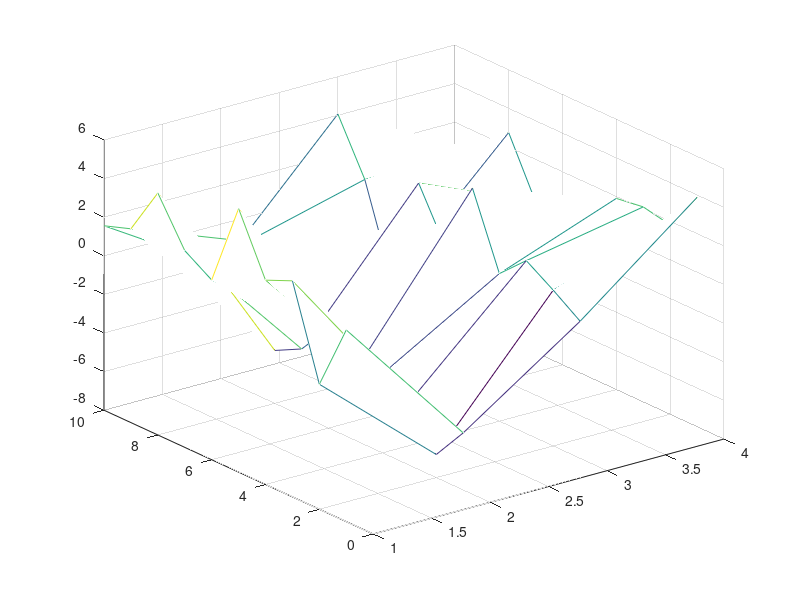

Source code (MATLAB):
x = 10;

for n = 1:10 %does something 10 times
    x=x+1
end

f=12;

while x < 25 %while x is less than 25, it'll continue running it
    x=x+1
end

%question 3

j=[2 4 7 9];

for n =  1:10
    j =j+1; %adds 1 to each number in our vector
end

while rand <.9
    j=j+1;
end

%question 4
t=0;
v = rand(1,6);

v = v/sum(v)

%sum(v)

while max(v) < 0.95
    t=t+1;
    v=v-0.1;
    v=v/sum(v);
    allv(t,:)= v;
end

plot(allv)

%question 5

w = rand(8,4)*10-5; %baby neural net

for r=1:10
    input = rand(1,8);
    output = input*w;
    %accummulate the outputs
    alloutput(r,:) = output;
    
end

mesh(alloutput)